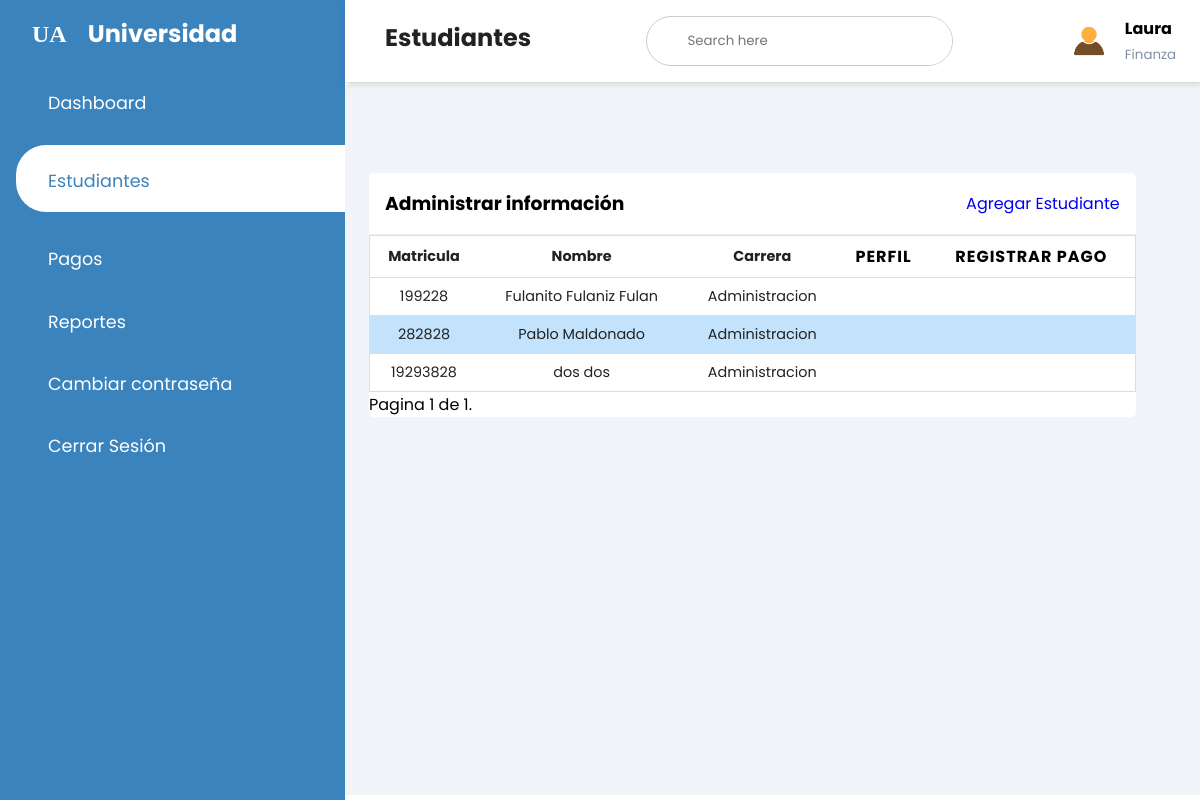
/finance/student/ (signed in), run on an earlier commit of the app's database.
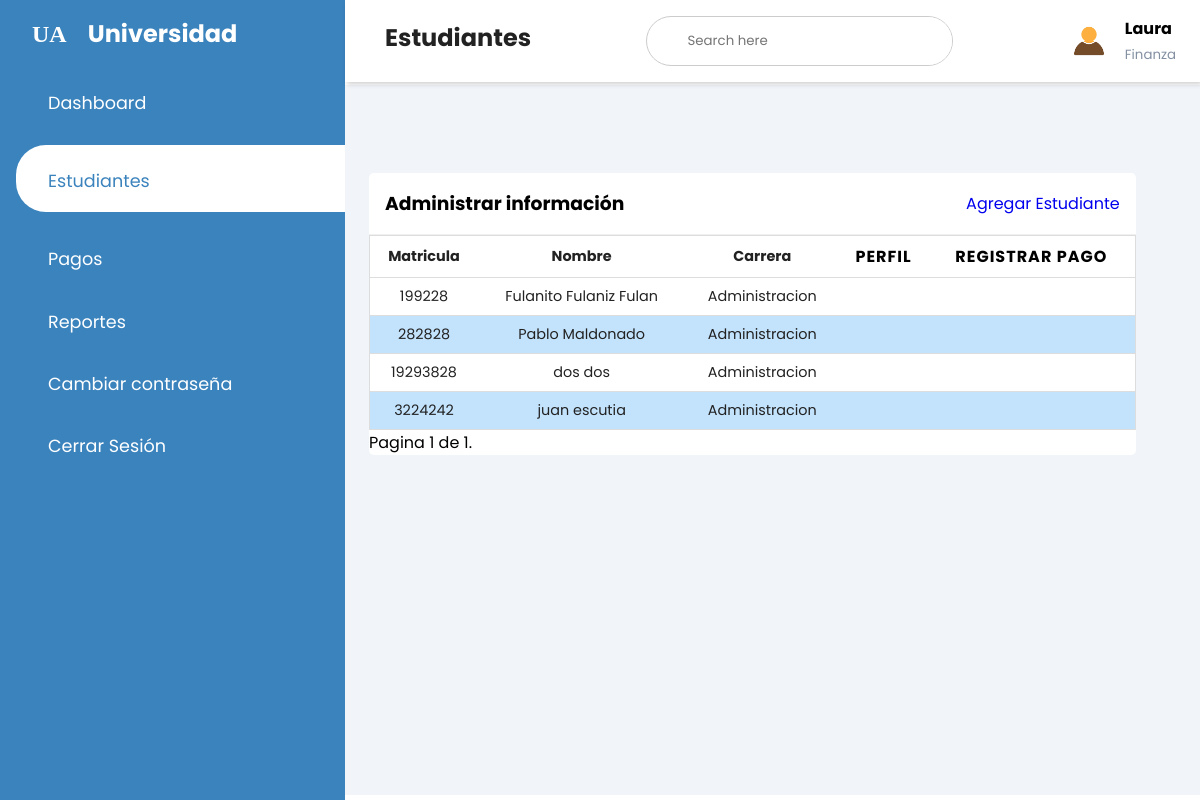
And on a later commit of the database.
### pagos/models.py (models this page shows, shortened)
class Alumno(models.Model):
    ESTATUS = (
			('Activo', 'Activo'),
			('Baja', 'Baja'),
            ('Graduado', 'Graduado'),
			)
    matricula = models.CharField(max_length=100, primary_key=True)
    user = models.OneToOneField(User, null=True, blank=True, on_delete=models.CASCADE)
    email = models.CharField(max_length=100,null=True, blank=True)
    nombre = models.CharField(max_length=100,null=True, blank=True)
    apellido = models.CharField(max_length=150, null=True, blank=True)
    direccion = models.CharField(max_length=100, null=True, blank=True)
    telefono = models.CharField(max_length=12, null=True, blank=True)
    clave_carrera = models.ForeignKey(Carrera, null=True, blank=True, on_delete=models.CASCADE)
    clave_plantel = models.ForeignKey(Plantel, null=True, blank=True, on_delete=models.CASCADE)
    estatus = models.CharField(max_length=100, choices=ESTATUS, default=ESTATUS[0][0])

class Carrera(models.Model):
    nombre_carrera = models.CharField(max_length=100)

### core/decorators.py (the view)
		def wrapper_func(request, *args, **kwargs):
			group = None
			if request.user.groups.exists():
				group = request.user.groups.all()[0].name
			if group in allowed_roles:
				return view_func(request, *args, **kwargs)
			else:
				return HttpResponse('No estás autorizado a ver esta página')

### finance/views.py (called while the page is built)
@login_required(login_url='login')
@allowed_users(allowed_roles=['finanza'])
def estudiantes(request):
    busqueda = request.GET.get('buscar')
    perfil = request.user.finanza
    students = Alumno.objects.all()
    if busqueda:
        students = Alumno.objects.filter( Q(matricula=busqueda) | Q(nombre=busqueda)).distinct()
    paginator = Paginator(students, 5)
    page_number = request.GET.get('page')
    page_obj = paginator.get_page(page_number)
    return render(request,'finance/estudiantes.html',{'perfil':perfil, 'page_obj': page_obj})

### finance/templates/finance/estudiantes.html (shortened to what this page needs)
{% extends 'core/base_finance.html' %}
{% load static %}
{% block titleheader %}Estudiantes{% endblock %}
{% block content %}
<div class="recent-grid">
	<div class="projects">
		<div class="card">
			<div class="card-header">
				<h3>Administrar información</h3>
				<a href="{% url 'studentadd_finance' %}"> Agregar Estudiante </a>
			</div>
			<div class="card-body">
				<div class="table-responsive">
					{% if page_obj %}
					<table width="100%">
						<thead>
							<tr>
								<td>Matricula</td>
								<td>Nombre</td>
								<td>Carrera</td>
								<th>Perfil</th>
								<th>Registrar pago</th>
							</tr>
						</thead>
						<tbody>
							{% for alumno in page_obj %}
							<tr>
								<td data-label="Matricula">{{alumno.matricula}}</td>
								<td data-label="Nombre">{{alumno.nombre}} {{alumno.apellido}}</td>
								<td data-label="Carrera">{{alumno.clave_carrera.nombre_carrera}}</td>
								<td data-label="Perfil">
								</td>
								<td data-label="Registrar pago">
								</td>
							</tr>
							{% endfor %}
						</tbody>
					</table>
				{% else %}
					<h1>No Hay Registros De Alumnos</h1>
				{% endif %}
				</div>
			</div>
			<div class="pagination">
				<span class="step-links">
					<span class="current">
						Pagina {{ page_obj.number }} de {{ page_obj.paginator.num_pages }}.
					</span>
				</span>
			</div>
		</div>
	</div>
</div>
{% endblock %}

What changed in the data, as far as the page shows it:
added Alumno: matricula "3224242", nombre "juan", apellido "escutia", clave_carrera.nombre_carrera "Administracion"
